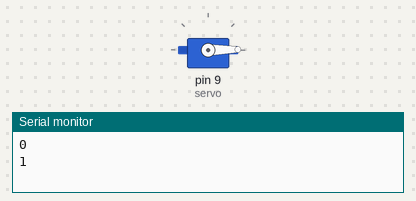
This sketch was run on a simulated Arduino Uno, built with avr-gcc and run on an emulated ATmega328P. On the bench: servo, the last lines printed to the serial monitor.

Above: at 0.05 s.
At 1.25 s:
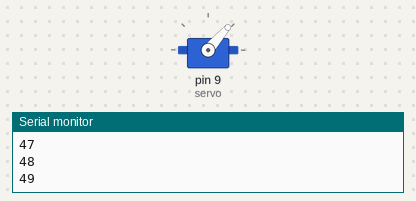
At 2.1 s:
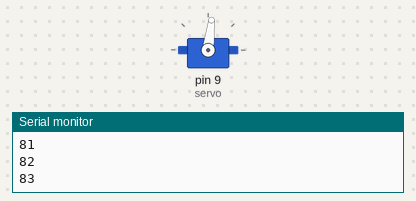
At 4.2 s:
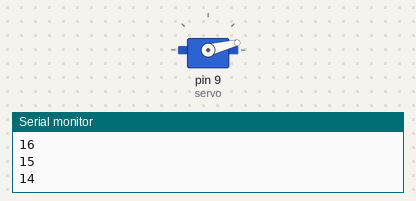
Timing chart, 0 to 5.9 s (numbered marks = the images above):
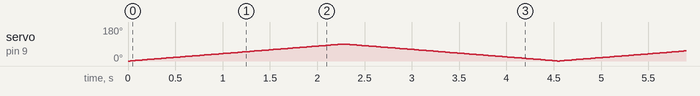

The sketch:

servo_test_2.ino
```cpp
#include "Servo.h"

Servo servo;
  int pos = 0;
  int angle = 90;
  int tangle = 25;

void setup()
{
  Serial.begin(9600);
  servo.attach(9);//, 1000, 2000);
  servo.write(0);
}

void loop()
{
  while(pos < angle)
  {
    servo.write(pos);
    Serial.println(servo.read());
    delay(tangle);
    pos ++;
  }
  while(pos > 0)
  {
    servo.write(pos);
    Serial.println(servo.read());
    delay(tangle);
    pos--;
  }
}
```
